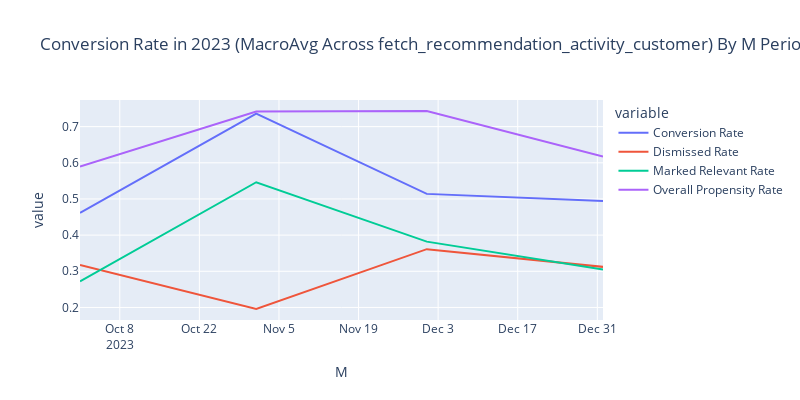

This figure's notebook cell:
### Code cell
pivot_df, fig = aggregate_by_field(dallas, 'M', 
                                   average='micro',
                                   dimension='fetch_recommendation_activity_customer',
                                   accounts=accounts_w.value)
fig.show()
display(pivot_df)

### Figure 1 — Plotly figure (JSON) as saved in the notebook; plotly's stock layout.template omitted (floating-point values rounded to 4 significant figures)
{"data": [{"hovertemplate": "variable=Conversion Rate<br>x=%{x}<br>value=%{y}<extra></extra>", "legendgroup": "Conversion Rate", "line": {"color": "#636efa", "dash": "solid"}, "marker": {"symbol": "circle"}, "mode": "lines", "name": "Conversion Rate", "orientation": "v", "showlegend": true, "type": "scatter", "x": ["2023-10", "2023-11", "2023-12", "2024-01"], "xaxis": "x", "y": [0.4618, 0.7362, 0.514, 0.4941], "yaxis": "y"}, {"hovertemplate": "variable=Dismissed Rate<br>x=%{x}<br>value=%{y}<extra></extra>", "legendgroup": "Dismissed Rate", "line": {"color": "#EF553B", "dash": "solid"}, "marker": {"symbol": "circle"}, "mode": "lines", "name": "Dismissed Rate", "orientation": "v", "showlegend": true, "type": "scatter", "x": ["2023-10", "2023-11", "2023-12", "2024-01"], "xaxis": "x", "y": [0.3172, 0.1957, 0.3612, 0.3122], "yaxis": "y"}, {"hovertemplate": "variable=Marked Relevant Rate<br>x=%{x}<br>value=%{y}<extra></extra>", "legendgroup": "Marked Relevant Rate", "line": {"color": "#00cc96", "dash": "solid"}, "marker": {"symbol": "circle"}, "mode": "lines", "name": "Marked Relevant Rate", "orientation": "v", "showlegend": true, "type": "scatter", "x": ["2023-10", "2023-11", "2023-12", "2024-01"], "xaxis": "x", "y": [0.2721, 0.5463, 0.382, 0.3049], "yaxis": "y"}, {"hovertemplate": "variable=Overall Propensity Rate<br>x=%{x}<br>value=%{y}<extra></extra>", "legendgroup": "Overall Propensity Rate", "line": {"color": "#ab63fa", "dash": "solid"}, "marker": {"symbol": "circle"}, "mode": "lines", "name": "Overall Propensity Rate", "orientation": "v", "showlegend": true, "type": "scatter", "x": ["2023-10", "2023-11", "2023-12", "2024-01"], "xaxis": "x", "y": [0.5893, 0.742, 0.7432, 0.6171], "yaxis": "y"}], "layout": {"height": 400, "legend": {"title": {"text": "variable"}, "tracegroupgap": 0}, "title": {"text": "Conversion Rate in 2023 (MacroAvg Across fetch_recommendation_activity_customer) By M Periods"}, "width": 800, "xaxis": {"anchor": "y", "autorange": true, "domain": [0, 1], "range": ["2023-10-01", "2024-01-01"], "title": {"text": "M"}, "type": "date"}, "yaxis": {"anchor": "x", "autorange": true, "domain": [0, 1], "range": [0.1653, 0.7736], "title": {"text": "value"}, "type": "linear"}}}
